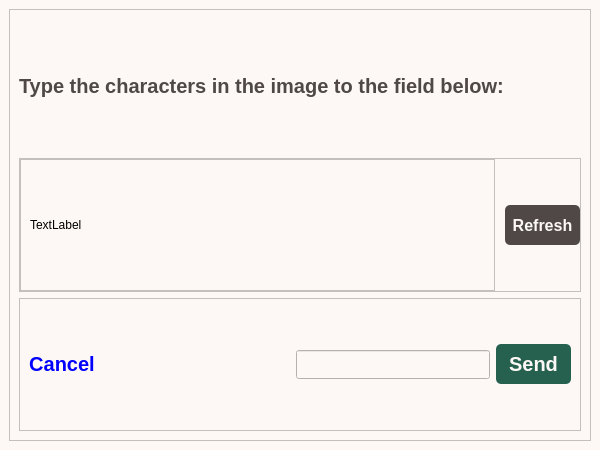
<?xml version="1.0" encoding="UTF-8"?>
<ui version="4.0">
 <class>login_window</class>
 <widget class="QMainWindow" name="login_window">
  <property name="geometry">
   <rect>
    <x>0</x>
    <y>0</y>
    <width>600</width>
    <height>450</height>
   </rect>
  </property>
  <property name="minimumSize">
   <size>
    <width>600</width>
    <height>450</height>
   </size>
  </property>
  <property name="maximumSize">
   <size>
    <width>600</width>
    <height>450</height>
   </size>
  </property>
  <property name="windowTitle">
   <string>MainWindow</string>
  </property>
  <widget class="QWidget" name="central_widget">
   <property name="autoFillBackground">
    <bool>false</bool>
   </property>
   <layout class="QVBoxLayout" name="verticalLayout">
    <property name="spacing">
     <number>0</number>
    </property>
    <property name="leftMargin">
     <number>0</number>
    </property>
    <property name="topMargin">
     <number>0</number>
    </property>
    <property name="rightMargin">
     <number>0</number>
    </property>
    <property name="bottomMargin">
     <number>0</number>
    </property>
    <item>
     <widget class="QStackedWidget" name="stacked_widget">
      <property name="styleSheet">
       <string notr="true">background-color:#FDF8F5;</string>
      </property>
      <property name="currentIndex">
       <number>4</number>
      </property>
      <widget class="QWidget" name="login_page">
       <layout class="QVBoxLayout" name="verticalLayout_2">
        <property name="spacing">
         <number>5</number>
        </property>
        <property name="leftMargin">
         <number>11</number>
        </property>
        <item>
         <widget class="QFrame" name="login_title_frame">
          <property name="frameShape">
           <enum>QFrame::StyledPanel</enum>
          </property>
          <property name="frameShadow">
           <enum>QFrame::Raised</enum>
          </property>
          <layout class="QHBoxLayout" name="horizontalLayout">
           <item>
            <widget class="QLabel" name="login_label">
             <property name="minimumSize">
              <size>
               <width>588</width>
               <height>50</height>
              </size>
             </property>
             <property name="maximumSize">
              <size>
               <width>588</width>
               <height>50</height>
              </size>
             </property>
             <property name="styleSheet">
              <string notr="true">QLabel {
	font: bold 30px;
	color:#4F4846;
}</string>
             </property>
             <property name="text">
              <string>       Login:</string>
             </property>
            </widget>
           </item>
          </layout>
         </widget>
        </item>
        <item>
         <widget class="QFrame" name="username_frame">
          <property name="frameShape">
           <enum>QFrame::StyledPanel</enum>
          </property>
          <property name="frameShadow">
           <enum>QFrame::Raised</enum>
          </property>
          <layout class="QHBoxLayout" name="horizontalLayout_2">
           <property name="topMargin">
            <number>0</number>
           </property>
           <item>
            <widget class="QLabel" name="username_label">
             <property name="minimumSize">
              <size>
               <width>100</width>
               <height>0</height>
              </size>
             </property>
             <property name="maximumSize">
              <size>
               <width>100</width>
               <height>16777215</height>
              </size>
             </property>
             <property name="styleSheet">
              <string notr="true">QLabel {
	font: bold 18px;
	color:#4F4846;
}</string>
             </property>
             <property name="text">
              <string>Username:</string>
             </property>
            </widget>
           </item>
           <item>
            <widget class="QLineEdit" name="username_field">
             <property name="minimumSize">
              <size>
               <width>250</width>
               <height>25</height>
              </size>
             </property>
             <property name="maximumSize">
              <size>
               <width>25</width>
               <height>16777215</height>
              </size>
             </property>
             <property name="styleSheet">
              <string notr="true">QLineEdit {font: 15px}</string>
             </property>
            </widget>
           </item>
          </layout>
         </widget>
        </item>
        <item>
         <widget class="QFrame" name="password_frame2">
          <property name="frameShape">
           <enum>QFrame::StyledPanel</enum>
          </property>
          <property name="frameShadow">
           <enum>QFrame::Raised</enum>
          </property>
          <layout class="QVBoxLayout" name="verticalLayout_7">
           <property name="leftMargin">
            <number>0</number>
           </property>
           <property name="topMargin">
            <number>0</number>
           </property>
           <property name="rightMargin">
            <number>0</number>
           </property>
           <property name="bottomMargin">
            <number>5</number>
           </property>
           <item>
            <widget class="QFrame" name="password_frame">
             <property name="frameShape">
              <enum>QFrame::StyledPanel</enum>
             </property>
             <property name="frameShadow">
              <enum>QFrame::Raised</enum>
             </property>
             <layout class="QHBoxLayout" name="horizontalLayout_3">
              <item>
               <widget class="QLabel" name="password_label">
                <property name="minimumSize">
                 <size>
                  <width>100</width>
                  <height>0</height>
                 </size>
                </property>
                <property name="maximumSize">
                 <size>
                  <width>100</width>
                  <height>16777215</height>
                 </size>
                </property>
                <property name="styleSheet">
                 <string notr="true">QLabel {
	font: bold 18px;
	color:#4F4846;
}</string>
                </property>
                <property name="text">
                 <string>Password:</string>
                </property>
               </widget>
              </item>
              <item>
               <widget class="QLineEdit" name="password_field">
                <property name="sizePolicy">
                 <sizepolicy hsizetype="Expanding" vsizetype="Fixed">
                  <horstretch>0</horstretch>
                  <verstretch>0</verstretch>
                 </sizepolicy>
                </property>
                <property name="minimumSize">
                 <size>
                  <width>250</width>
                  <height>25</height>
                 </size>
                </property>
                <property name="maximumSize">
                 <size>
                  <width>250</width>
                  <height>25</height>
                 </size>
                </property>
                <property name="styleSheet">
                 <string notr="true">QLineEdit {
	font: 15px;
}</string>
                </property>
               </widget>
              </item>
             </layout>
            </widget>
           </item>
           <item>
            <widget class="QPushButton" name="forgot_password_button">
             <property name="styleSheet">
              <string notr="true">QPushButton {
	color:blue;
	font: bold 16px;
	 border: 0;
	 background: none;
	 box-shadow: none;
	 border-radius: 5px;
}

QPushButton:hover {
	text-decoration: underline;
}
</string>
             </property>
             <property name="text">
              <string>Forgot password?</string>
             </property>
            </widget>
           </item>
          </layout>
         </widget>
        </item>
        <item>
         <widget class="QFrame" name="bottom_frame">
          <property name="frameShape">
           <enum>QFrame::StyledPanel</enum>
          </property>
          <property name="frameShadow">
           <enum>QFrame::Raised</enum>
          </property>
          <layout class="QHBoxLayout" name="horizontalLayout_4">
           <item>
            <widget class="QPushButton" name="to_signup_button">
             <property name="minimumSize">
              <size>
               <width>100</width>
               <height>30</height>
              </size>
             </property>
             <property name="maximumSize">
              <size>
               <width>100</width>
               <height>30</height>
              </size>
             </property>
             <property name="styleSheet">
              <string notr="true">QPushButton {
	color:blue;
	font: bold 20px;
	 border: 0;
	 background: none;
	 box-shadow: none;
	 border-radius: 5px;
}

QPushButton:hover {
	text-decoration: underline;
}
</string>
             </property>
             <property name="text">
              <string>Sign Up</string>
             </property>
            </widget>
           </item>
           <item>
            <widget class="QPushButton" name="login_button">
             <property name="minimumSize">
              <size>
               <width>100</width>
               <height>30</height>
              </size>
             </property>
             <property name="maximumSize">
              <size>
               <width>100</width>
               <height>30</height>
              </size>
             </property>
             <property name="styleSheet">
              <string notr="true">QPushButton {
	color:#FDF8F5;
	font: bold 20px;
	 border: 0;
	 background: none;
	 box-shadow: none;
	 border-radius: 5px;
	background-color:#266150;
}

QPushButton:hover {
	background-color:#4e9480;
}</string>
             </property>
             <property name="text">
              <string>Login</string>
             </property>
            </widget>
           </item>
          </layout>
         </widget>
        </item>
        <item>
         <widget class="QFrame" name="login_verify_frame">
          <property name="frameShape">
           <enum>QFrame::StyledPanel</enum>
          </property>
          <property name="frameShadow">
           <enum>QFrame::Raised</enum>
          </property>
          <layout class="QVBoxLayout" name="verticalLayout_6">
           <item>
            <widget class="QLabel" name="login_verify_label">
             <property name="styleSheet">
              <string notr="true">QLabel {
	font: bold 12px;
	color:#fa9487;
}</string>
             </property>
             <property name="text">
              <string>This account is either new, or has exceeded the failed login counter. 
Press the button below to send a verification code to your email address</string>
             </property>
            </widget>
           </item>
           <item>
            <widget class="QFrame" name="login_verify_send_frame">
             <property name="frameShape">
              <enum>QFrame::StyledPanel</enum>
             </property>
             <property name="frameShadow">
              <enum>QFrame::Raised</enum>
             </property>
             <layout class="QHBoxLayout" name="horizontalLayout_13">
              <item>
               <spacer name="horizontalSpacer_11">
                <property name="orientation">
                 <enum>Qt::Horizontal</enum>
                </property>
                <property name="sizeHint" stdset="0">
                 <size>
                  <width>40</width>
                  <height>20</height>
                 </size>
                </property>
               </spacer>
              </item>
              <item>
               <widget class="QPushButton" name="login_verify_button">
                <property name="minimumSize">
                 <size>
                  <width>200</width>
                  <height>0</height>
                 </size>
                </property>
                <property name="maximumSize">
                 <size>
                  <width>200</width>
                  <height>16777215</height>
                 </size>
                </property>
                <property name="styleSheet">
                 <string notr="true">QPushButton {
	color:#FDF8F5;
	font: bold 20px;
	 border: 0;
	 background: none;
	 box-shadow: none;
	 border-radius: 5px;
	background-color:#266150;
}

QPushButton:hover {
	background-color:#4e9480;
}</string>
                </property>
                <property name="text">
                 <string>Proceed</string>
                </property>
               </widget>
              </item>
              <item>
               <spacer name="horizontalSpacer_12">
                <property name="orientation">
                 <enum>Qt::Horizontal</enum>
                </property>
                <property name="sizeHint" stdset="0">
                 <size>
                  <width>40</width>
                  <height>20</height>
                 </size>
                </property>
               </spacer>
              </item>
             </layout>
            </widget>
           </item>
          </layout>
         </widget>
        </item>
       </layout>
      </widget>
      <widget class="QWidget" name="sign_up_page">
       <property name="styleSheet">
        <string notr="true"/>
       </property>
       <layout class="QVBoxLayout" name="verticalLayout_3">
        <property name="spacing">
         <number>0</number>
        </property>
        <item>
         <widget class="QFrame" name="signup_title_frame">
          <property name="frameShape">
           <enum>QFrame::StyledPanel</enum>
          </property>
          <property name="frameShadow">
           <enum>QFrame::Raised</enum>
          </property>
          <layout class="QHBoxLayout" name="horizontalLayout_5">
           <item>
            <widget class="QLabel" name="signup_label">
             <property name="styleSheet">
              <string notr="true">QLabel {
	font: bold 30px;
	color:#4F4846;
}</string>
             </property>
             <property name="text">
              <string>Sign Up:</string>
             </property>
            </widget>
           </item>
           <item>
            <spacer name="horizontalSpacer">
             <property name="orientation">
              <enum>Qt::Horizontal</enum>
             </property>
             <property name="sizeHint" stdset="0">
              <size>
               <width>40</width>
               <height>20</height>
              </size>
             </property>
            </spacer>
           </item>
          </layout>
         </widget>
        </item>
        <item>
         <widget class="Line" name="line">
          <property name="minimumSize">
           <size>
            <width>0</width>
            <height>2</height>
           </size>
          </property>
          <property name="maximumSize">
           <size>
            <width>16777215</width>
            <height>2</height>
           </size>
          </property>
          <property name="styleSheet">
           <string notr="true">background-color:#4F4846</string>
          </property>
          <property name="frameShadow">
           <enum>QFrame::Plain</enum>
          </property>
          <property name="orientation">
           <enum>Qt::Horizontal</enum>
          </property>
         </widget>
        </item>
        <item>
         <widget class="QFrame" name="username_frame1">
          <property name="frameShape">
           <enum>QFrame::StyledPanel</enum>
          </property>
          <property name="frameShadow">
           <enum>QFrame::Raised</enum>
          </property>
          <layout class="QHBoxLayout" name="horizontalLayout_6">
           <item>
            <widget class="QLabel" name="username_label1">
             <property name="styleSheet">
              <string notr="true">QLabel {
	font: bold 18px;
	color:#4F4846;
}</string>
             </property>
             <property name="text">
              <string>Username:*</string>
             </property>
            </widget>
           </item>
           <item>
            <spacer name="horizontalSpacer_8">
             <property name="orientation">
              <enum>Qt::Horizontal</enum>
             </property>
             <property name="sizeType">
              <enum>QSizePolicy::Fixed</enum>
             </property>
             <property name="sizeHint" stdset="0">
              <size>
               <width>70</width>
               <height>20</height>
              </size>
             </property>
            </spacer>
           </item>
           <item>
            <widget class="QLineEdit" name="username_field1">
             <property name="minimumSize">
              <size>
               <width>300</width>
               <height>25</height>
              </size>
             </property>
             <property name="maximumSize">
              <size>
               <width>200</width>
               <height>25</height>
              </size>
             </property>
             <property name="styleSheet">
              <string notr="true">QLineEdit {
	font: 15px;
}</string>
             </property>
            </widget>
           </item>
           <item>
            <spacer name="horizontalSpacer_2">
             <property name="orientation">
              <enum>Qt::Horizontal</enum>
             </property>
             <property name="sizeHint" stdset="0">
              <size>
               <width>40</width>
               <height>20</height>
              </size>
             </property>
            </spacer>
           </item>
          </layout>
         </widget>
        </item>
        <item>
         <widget class="QFrame" name="password_frame1">
          <property name="frameShape">
           <enum>QFrame::StyledPanel</enum>
          </property>
          <property name="frameShadow">
           <enum>QFrame::Raised</enum>
          </property>
          <layout class="QHBoxLayout" name="horizontalLayout_7">
           <property name="spacing">
            <number>84</number>
           </property>
           <item>
            <widget class="QLabel" name="password_label1">
             <property name="styleSheet">
              <string notr="true">QLabel {
	font: bold 18px;
	color:#4F4846;
}</string>
             </property>
             <property name="text">
              <string>Password:*</string>
             </property>
            </widget>
           </item>
           <item>
            <widget class="QLineEdit" name="password_field1">
             <property name="minimumSize">
              <size>
               <width>300</width>
               <height>25</height>
              </size>
             </property>
             <property name="maximumSize">
              <size>
               <width>200</width>
               <height>25</height>
              </size>
             </property>
             <property name="styleSheet">
              <string notr="true">QLineEdit {
	font: 15px;
}</string>
             </property>
            </widget>
           </item>
           <item>
            <spacer name="horizontalSpacer_3">
             <property name="orientation">
              <enum>Qt::Horizontal</enum>
             </property>
             <property name="sizeHint" stdset="0">
              <size>
               <width>40</width>
               <height>20</height>
              </size>
             </property>
            </spacer>
           </item>
          </layout>
         </widget>
        </item>
        <item>
         <widget class="QFrame" name="confirm_frame1">
          <property name="frameShape">
           <enum>QFrame::StyledPanel</enum>
          </property>
          <property name="frameShadow">
           <enum>QFrame::Raised</enum>
          </property>
          <layout class="QHBoxLayout" name="horizontalLayout_8">
           <item>
            <widget class="QLabel" name="confirm_label1">
             <property name="styleSheet">
              <string notr="true">QLabel {
	font: bold 18px;
	color:#4F4846;
}</string>
             </property>
             <property name="text">
              <string>Confirm Password:*</string>
             </property>
            </widget>
           </item>
           <item>
            <widget class="QLineEdit" name="confirm_field1">
             <property name="minimumSize">
              <size>
               <width>300</width>
               <height>25</height>
              </size>
             </property>
             <property name="maximumSize">
              <size>
               <width>200</width>
               <height>25</height>
              </size>
             </property>
             <property name="styleSheet">
              <string notr="true">QLineEdit {
	font: 15px;
}</string>
             </property>
            </widget>
           </item>
           <item>
            <spacer name="horizontalSpacer_4">
             <property name="orientation">
              <enum>Qt::Horizontal</enum>
             </property>
             <property name="sizeHint" stdset="0">
              <size>
               <width>40</width>
               <height>20</height>
              </size>
             </property>
            </spacer>
           </item>
          </layout>
         </widget>
        </item>
        <item>
         <widget class="QFrame" name="hint_frame">
          <property name="frameShape">
           <enum>QFrame::StyledPanel</enum>
          </property>
          <property name="frameShadow">
           <enum>QFrame::Raised</enum>
          </property>
          <layout class="QVBoxLayout" name="verticalLayout_8">
           <property name="leftMargin">
            <number>0</number>
           </property>
           <property name="topMargin">
            <number>0</number>
           </property>
           <property name="rightMargin">
            <number>0</number>
           </property>
           <property name="bottomMargin">
            <number>11</number>
           </property>
           <item>
            <widget class="QFrame" name="hint_frame1">
             <property name="frameShape">
              <enum>QFrame::StyledPanel</enum>
             </property>
             <property name="frameShadow">
              <enum>QFrame::Raised</enum>
             </property>
             <layout class="QHBoxLayout" name="horizontalLayout_14">
              <property name="bottomMargin">
               <number>5</number>
              </property>
              <item>
               <widget class="QLabel" name="password_hint_label">
                <property name="styleSheet">
                 <string notr="true">QLabel {
	font: bold 18px;
	color:#4F4846;
}</string>
                </property>
                <property name="text">
                 <string>Password Hint:</string>
                </property>
               </widget>
              </item>
              <item>
               <spacer name="horizontalSpacer_13">
                <property name="orientation">
                 <enum>Qt::Horizontal</enum>
                </property>
                <property name="sizeType">
                 <enum>QSizePolicy::Fixed</enum>
                </property>
                <property name="sizeHint" stdset="0">
                 <size>
                  <width>44</width>
                  <height>20</height>
                 </size>
                </property>
               </spacer>
              </item>
              <item>
               <widget class="QLineEdit" name="password_hint_field"/>
              </item>
              <item>
               <spacer name="horizontalSpacer_14">
                <property name="orientation">
                 <enum>Qt::Horizontal</enum>
                </property>
                <property name="sizeType">
                 <enum>QSizePolicy::Fixed</enum>
                </property>
                <property name="sizeHint" stdset="0">
                 <size>
                  <width>65</width>
                  <height>20</height>
                 </size>
                </property>
               </spacer>
              </item>
             </layout>
            </widget>
           </item>
           <item>
            <widget class="QLabel" name="default_hint_label">
             <property name="styleSheet">
              <string notr="true">QLabel {
	font: bold 12px;
	color:#4F4846;
}</string>
             </property>
             <property name="text">
              <string>(Default hint is the first four characters of the password)</string>
             </property>
            </widget>
           </item>
          </layout>
         </widget>
        </item>
        <item>
         <widget class="QFrame" name="email_frame1">
          <property name="frameShape">
           <enum>QFrame::StyledPanel</enum>
          </property>
          <property name="frameShadow">
           <enum>QFrame::Raised</enum>
          </property>
          <layout class="QHBoxLayout" name="horizontalLayout_9">
           <item>
            <widget class="QLabel" name="email_label1">
             <property name="styleSheet">
              <string notr="true">QLabel {
	font: bold 18px;
	color:#4F4846;
}</string>
             </property>
             <property name="text">
              <string>Email:*</string>
             </property>
            </widget>
           </item>
           <item>
            <spacer name="horizontalSpacer_9">
             <property name="orientation">
              <enum>Qt::Horizontal</enum>
             </property>
             <property name="sizeType">
              <enum>QSizePolicy::Fixed</enum>
             </property>
             <property name="sizeHint" stdset="0">
              <size>
               <width>115</width>
               <height>20</height>
              </size>
             </property>
            </spacer>
           </item>
           <item>
            <widget class="QLineEdit" name="email_field1">
             <property name="minimumSize">
              <size>
               <width>300</width>
               <height>25</height>
              </size>
             </property>
             <property name="maximumSize">
              <size>
               <width>200</width>
               <height>25</height>
              </size>
             </property>
             <property name="styleSheet">
              <string notr="true">QLineEdit {
	font: 15px;
}</string>
             </property>
            </widget>
           </item>
           <item>
            <spacer name="horizontalSpacer_5">
             <property name="orientation">
              <enum>Qt::Horizontal</enum>
             </property>
             <property name="sizeHint" stdset="0">
              <size>
               <width>40</width>
               <height>20</height>
              </size>
             </property>
            </spacer>
           </item>
          </layout>
         </widget>
        </item>
        <item>
         <widget class="QFrame" name="signup_error_frame">
          <property name="frameShape">
           <enum>QFrame::StyledPanel</enum>
          </property>
          <property name="frameShadow">
           <enum>QFrame::Raised</enum>
          </property>
          <layout class="QVBoxLayout" name="verticalLayout_4">
           <item>
            <widget class="QLabel" name="signup_error_label">
             <property name="styleSheet">
              <string notr="true">QLabel {
	font: bold 12px;
	color:#fa9487;
}</string>
             </property>
             <property name="text">
              <string>*Username or email is already in use</string>
             </property>
            </widget>
           </item>
          </layout>
         </widget>
        </item>
        <item>
         <widget class="QFrame" name="bottom_frame1">
          <property name="frameShape">
           <enum>QFrame::StyledPanel</enum>
          </property>
          <property name="frameShadow">
           <enum>QFrame::Raised</enum>
          </property>
          <layout class="QHBoxLayout" name="horizontalLayout_10">
           <property name="spacing">
            <number>100</number>
           </property>
           <item>
            <spacer name="horizontalSpacer_6">
             <property name="orientation">
              <enum>Qt::Horizontal</enum>
             </property>
             <property name="sizeHint" stdset="0">
              <size>
               <width>40</width>
               <height>20</height>
              </size>
             </property>
            </spacer>
           </item>
           <item>
            <widget class="QPushButton" name="to_login_button">
             <property name="minimumSize">
              <size>
               <width>150</width>
               <height>30</height>
              </size>
             </property>
             <property name="maximumSize">
              <size>
               <width>100</width>
               <height>30</height>
              </size>
             </property>
             <property name="styleSheet">
              <string notr="true">QPushButton {
	color:blue;
	font: bold 20px;
	 border: 0;
	 background: none;
	 box-shadow: none;
	 border-radius: 5px;
}

QPushButton:hover {
	text-decoration: underline;
}
</string>
             </property>
             <property name="text">
              <string>Back to login</string>
             </property>
            </widget>
           </item>
           <item>
            <widget class="QPushButton" name="signup_button">
             <property name="minimumSize">
              <size>
               <width>100</width>
               <height>30</height>
              </size>
             </property>
             <property name="maximumSize">
              <size>
               <width>100</width>
               <height>30</height>
              </size>
             </property>
             <property name="styleSheet">
              <string notr="true">QPushButton {
	color:#FDF8F5;
	font: bold 20px;
	 border: 0;
	 background: none;
	 box-shadow: none;
	 border-radius: 5px;
	background-color:#266150;
}

QPushButton:hover {
	background-color:#4e9480;
}</string>
             </property>
             <property name="text">
              <string>Sign up</string>
             </property>
            </widget>
           </item>
           <item>
            <spacer name="horizontalSpacer_7">
             <property name="orientation">
              <enum>Qt::Horizontal</enum>
             </property>
             <property name="sizeHint" stdset="0">
              <size>
               <width>40</width>
               <height>20</height>
              </size>
             </property>
            </spacer>
           </item>
          </layout>
         </widget>
        </item>
       </layout>
      </widget>
      <widget class="QWidget" name="verify_page">
       <layout class="QVBoxLayout" name="verticalLayout_5">
        <item>
         <widget class="QFrame" name="verify_label_frame">
          <property name="frameShape">
           <enum>QFrame::StyledPanel</enum>
          </property>
          <property name="frameShadow">
           <enum>QFrame::Raised</enum>
          </property>
          <layout class="QHBoxLayout" name="horizontalLayout_11">
           <item>
            <widget class="QLabel" name="verify_label">
             <property name="styleSheet">
              <string notr="true">QLabel {
	font: bold 18px;
	color:#4F4846;
}</string>
             </property>
             <property name="text">
              <string>A verification code has been sent to xxx@gmail.com. 
Please enter it below to proceed. </string>
             </property>
            </widget>
           </item>
          </layout>
         </widget>
        </item>
        <item>
         <widget class="QFrame" name="frame_2">
          <property name="frameShape">
           <enum>QFrame::StyledPanel</enum>
          </property>
          <property name="frameShadow">
           <enum>QFrame::Raised</enum>
          </property>
          <layout class="QHBoxLayout" name="horizontalLayout_12">
           <item>
            <widget class="QLineEdit" name="verify_code_field">
             <property name="styleSheet">
              <string notr="true">QLineEdit {
	font: 15px;
}</string>
             </property>
            </widget>
           </item>
           <item>
            <widget class="QPushButton" name="verify_button">
             <property name="minimumSize">
              <size>
               <width>100</width>
               <height>0</height>
              </size>
             </property>
             <property name="maximumSize">
              <size>
               <width>200</width>
               <height>16777215</height>
              </size>
             </property>
             <property name="styleSheet">
              <string notr="true">QPushButton {
	color:#FDF8F5;
	font: bold 20px;
	 border: 0;
	 background: none;
	 box-shadow: none;
	 border-radius: 5px;
	background-color:#266150;
}

QPushButton:hover {
	background-color:#4e9480;
}</string>
             </property>
             <property name="text">
              <string>Verify</string>
             </property>
            </widget>
           </item>
           <item>
            <spacer name="horizontalSpacer_10">
             <property name="orientation">
              <enum>Qt::Horizontal</enum>
             </property>
             <property name="sizeHint" stdset="0">
              <size>
               <width>40</width>
               <height>20</height>
              </size>
             </property>
            </spacer>
           </item>
           <item>
            <widget class="QPushButton" name="verify_cancel_button">
             <property name="minimumSize">
              <size>
               <width>75</width>
               <height>0</height>
              </size>
             </property>
             <property name="maximumSize">
              <size>
               <width>75</width>
               <height>16777215</height>
              </size>
             </property>
             <property name="styleSheet">
              <string notr="true">QPushButton {
	color:blue;
	font: bold 20px;
	 border: 0;
	 background: none;
	 box-shadow: none;
	 border-radius: 5px;
}

QPushButton:hover {
	text-decoration: underline;
}
</string>
             </property>
             <property name="text">
              <string>Cancel</string>
             </property>
            </widget>
           </item>
          </layout>
         </widget>
        </item>
       </layout>
      </widget>
      <widget class="QWidget" name="hint_page">
       <layout class="QVBoxLayout" name="verticalLayout_16">
        <item>
         <widget class="QFrame" name="hint_title_frame">
          <property name="frameShape">
           <enum>QFrame::StyledPanel</enum>
          </property>
          <property name="frameShadow">
           <enum>QFrame::Raised</enum>
          </property>
          <layout class="QHBoxLayout" name="horizontalLayout_30">
           <item>
            <widget class="QLabel" name="hint_title_label">
             <property name="styleSheet">
              <string notr="true">QLabel {
	font: bold 21px;
	color:#4F4846;
}</string>
             </property>
             <property name="text">
              <string>Verify your user name and email address 
before proceeding:</string>
             </property>
            </widget>
           </item>
          </layout>
         </widget>
        </item>
        <item>
         <widget class="QFrame" name="hint_username_frame">
          <property name="frameShape">
           <enum>QFrame::StyledPanel</enum>
          </property>
          <property name="frameShadow">
           <enum>QFrame::Raised</enum>
          </property>
          <layout class="QHBoxLayout" name="horizontalLayout_31">
           <item>
            <widget class="QLabel" name="hint_username_label">
             <property name="styleSheet">
              <string notr="true">QLabel {
	font: bold 18px;
	color:#4F4846;
}</string>
             </property>
             <property name="text">
              <string>Username:</string>
             </property>
            </widget>
           </item>
           <item>
            <widget class="QLineEdit" name="hint_username_field">
             <property name="styleSheet">
              <string notr="true">QLineEdit {font: 15px}</string>
             </property>
            </widget>
           </item>
          </layout>
         </widget>
        </item>
        <item>
         <widget class="QFrame" name="hint_email_frame">
          <property name="frameShape">
           <enum>QFrame::StyledPanel</enum>
          </property>
          <property name="frameShadow">
           <enum>QFrame::Raised</enum>
          </property>
          <layout class="QHBoxLayout" name="horizontalLayout_32">
           <item>
            <widget class="QLabel" name="hint_email_label">
             <property name="styleSheet">
              <string notr="true">QLabel {
	font: bold 18px;
	color:#4F4846;
}</string>
             </property>
             <property name="text">
              <string>Email:</string>
             </property>
            </widget>
           </item>
           <item>
            <widget class="QLineEdit" name="hint_email_field">
             <property name="styleSheet">
              <string notr="true">QLineEdit {font: 15px}</string>
             </property>
            </widget>
           </item>
          </layout>
         </widget>
        </item>
        <item>
         <widget class="QFrame" name="hint_button_frame">
          <property name="frameShape">
           <enum>QFrame::StyledPanel</enum>
          </property>
          <property name="frameShadow">
           <enum>QFrame::Raised</enum>
          </property>
          <layout class="QHBoxLayout" name="horizontalLayout_33">
           <item>
            <widget class="QPushButton" name="hint_back_button">
             <property name="styleSheet">
              <string notr="true">QPushButton {
	color:blue;
	font: bold 20px;
	 border: 0;
	 background: none;
	 box-shadow: none;
	 border-radius: 5px;
}

QPushButton:hover {
	text-decoration: underline;
}
</string>
             </property>
             <property name="text">
              <string>Back to login</string>
             </property>
            </widget>
           </item>
           <item>
            <widget class="QPushButton" name="hint_send_button">
             <property name="styleSheet">
              <string notr="true">QPushButton {
	color:#FDF8F5;
	font: bold 20px;
	 border: 0;
	 background: none;
	 box-shadow: none;
	 border-radius: 5px;
	background-color:#266150;
}

QPushButton:hover {
	background-color:#4e9480;
}</string>
             </property>
             <property name="text">
              <string>Enter</string>
             </property>
            </widget>
           </item>
          </layout>
         </widget>
        </item>
       </layout>
      </widget>
      <widget class="QWidget" name="captcha_page">
       <layout class="QHBoxLayout" name="horizontalLayout_15">
        <item>
         <widget class="QFrame" name="captcha_page_frame">
          <property name="frameShape">
           <enum>QFrame::StyledPanel</enum>
          </property>
          <property name="frameShadow">
           <enum>QFrame::Raised</enum>
          </property>
          <layout class="QVBoxLayout" name="verticalLayout_9">
           <item>
            <widget class="QLabel" name="label">
             <property name="styleSheet">
              <string notr="true">QLabel {
	font: bold 20px;
	color:#4F4846;
}</string>
             </property>
             <property name="text">
              <string>Type the characters in the image to the field below:</string>
             </property>
            </widget>
           </item>
           <item>
            <widget class="QFrame" name="captcha_frame">
             <property name="frameShape">
              <enum>QFrame::StyledPanel</enum>
             </property>
             <property name="frameShadow">
              <enum>QFrame::Raised</enum>
             </property>
             <layout class="QHBoxLayout" name="horizontalLayout_16">
              <property name="spacing">
               <number>10</number>
              </property>
              <property name="leftMargin">
               <number>0</number>
              </property>
              <property name="topMargin">
               <number>0</number>
              </property>
              <property name="rightMargin">
               <number>0</number>
              </property>
              <property name="bottomMargin">
               <number>0</number>
              </property>
              <item>
               <widget class="QFrame" name="captcha_image_frame">
                <property name="frameShape">
                 <enum>QFrame::StyledPanel</enum>
                </property>
                <property name="frameShadow">
                 <enum>QFrame::Raised</enum>
                </property>
                <layout class="QHBoxLayout" name="horizontalLayout_18">
                 <item>
                  <widget class="QLabel" name="captcha_label">
                   <property name="text">
                    <string>TextLabel</string>
                   </property>
                  </widget>
                 </item>
                </layout>
               </widget>
              </item>
              <item>
               <widget class="QPushButton" name="refresh_button">
                <property name="minimumSize">
                 <size>
                  <width>75</width>
                  <height>40</height>
                 </size>
                </property>
                <property name="maximumSize">
                 <size>
                  <width>75</width>
                  <height>40</height>
                 </size>
                </property>
                <property name="styleSheet">
                 <string notr="true">QPushButton {
	color:#FDF8F5;
	font: bold 16px;
	 border: 0;
	 background: none;
	 box-shadow: none;
	 border-radius: 5px;
	background-color:#4F4846;
}

QPushButton:hover {
	background-color:#857b79;
}</string>
                </property>
                <property name="text">
                 <string>Refresh</string>
                </property>
               </widget>
              </item>
             </layout>
            </widget>
           </item>
           <item>
            <widget class="QFrame" name="captcha_bottom_frame">
             <property name="frameShape">
              <enum>QFrame::StyledPanel</enum>
             </property>
             <property name="frameShadow">
              <enum>QFrame::Raised</enum>
             </property>
             <layout class="QHBoxLayout" name="horizontalLayout_17">
              <item>
               <widget class="QPushButton" name="captcha_cancel_button">
                <property name="styleSheet">
                 <string notr="true">QPushButton {
	color:blue;
	font: bold 20px;
	 border: 0;
	 background: none;
	 box-shadow: none;
	 border-radius: 5px;
}

QPushButton:hover {
	text-decoration: underline;
}
</string>
                </property>
                <property name="text">
                 <string>Cancel</string>
                </property>
               </widget>
              </item>
              <item>
               <spacer name="horizontalSpacer_15">
                <property name="orientation">
                 <enum>Qt::Horizontal</enum>
                </property>
                <property name="sizeHint" stdset="0">
                 <size>
                  <width>40</width>
                  <height>20</height>
                 </size>
                </property>
               </spacer>
              </item>
              <item>
               <widget class="QLineEdit" name="captcha_code_field">
                <property name="styleSheet">
                 <string notr="true">font: 18px;</string>
                </property>
               </widget>
              </item>
              <item>
               <widget class="QPushButton" name="captcha_send_button">
                <property name="minimumSize">
                 <size>
                  <width>75</width>
                  <height>40</height>
                 </size>
                </property>
                <property name="maximumSize">
                 <size>
                  <width>75</width>
                  <height>40</height>
                 </size>
                </property>
                <property name="styleSheet">
                 <string notr="true">QPushButton {
	color:#FDF8F5;
	font: bold 20px;
	 border: 0;
	 background: none;
	 box-shadow: none;
	 border-radius: 5px;
	background-color:#266150;
}

QPushButton:hover {
	background-color:#4e9480;
}</string>
                </property>
                <property name="text">
                 <string>Send</string>
                </property>
               </widget>
              </item>
             </layout>
            </widget>
           </item>
          </layout>
         </widget>
        </item>
       </layout>
      </widget>
     </widget>
    </item>
   </layout>
  </widget>
 </widget>
 <resources/>
 <connections/>
</ui>
